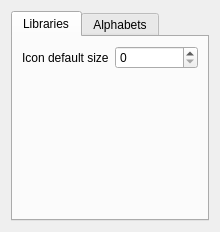
<?xml version="1.0" encoding="UTF-8"?>
<ui version="4.0">
 <class>LibraryConfigPage</class>
 <widget class="QWidget" name="LibraryConfigPage">
  <property name="geometry">
   <rect>
    <x>0</x>
    <y>0</y>
    <width>220</width>
    <height>200</height>
   </rect>
  </property>
  <property name="windowTitle">
   <string>Library Configuration</string>
  </property>
  <layout class="QGridLayout" name="gridLayout">
   <item row="0" column="0">
    <widget class="QTabWidget" name="tabWidget">
     <property name="currentIndex">
      <number>0</number>
     </property>
     <widget class="QWidget" name="tab">
      <attribute name="title">
       <string>Libraries</string>
      </attribute>
      <layout class="QFormLayout" name="formLayout">
       <item row="0" column="0">
        <widget class="QLabel" name="label">
         <property name="text">
          <string>Icon default size</string>
         </property>
        </widget>
       </item>
       <item row="0" column="1">
        <widget class="QSpinBox" name="kcfg_Icon_DefaultSize"/>
       </item>
      </layout>
     </widget>
     <widget class="QWidget" name="tab_2">
      <attribute name="title">
       <string>Alphabets</string>
      </attribute>
      <layout class="QVBoxLayout" name="verticalLayout">
       <item>
        <widget class="QCheckBox" name="kcfg_Alphabet_UseCapsLock">
         <property name="text">
          <string>Use caps lock</string>
         </property>
        </widget>
       </item>
       <item>
        <widget class="QCheckBox" name="kcfg_Alphabet_WordWrap">
         <property name="text">
          <string>Word wrap</string>
         </property>
        </widget>
       </item>
       <item>
        <layout class="QFormLayout" name="formLayout_2">
         <item row="0" column="0">
          <widget class="QLabel" name="label_2">
           <property name="text">
            <string>Default space width</string>
           </property>
          </widget>
         </item>
         <item row="0" column="1">
          <widget class="QSpinBox" name="kcfg_Alphabet_SpaceWidth"/>
         </item>
         <item row="1" column="0">
          <widget class="QLabel" name="label_3">
           <property name="text">
            <string>Line spacing</string>
           </property>
          </widget>
         </item>
         <item row="1" column="1">
          <widget class="QSpinBox" name="kcfg_Alphabet_LineSpacing"/>
         </item>
         <item row="2" column="0">
          <widget class="QLabel" name="label_4">
           <property name="text">
            <string>Extend pattern width</string>
           </property>
          </widget>
         </item>
         <item row="2" column="1">
          <widget class="QSpinBox" name="kcfg_Alphabet_ExtendPatternWidth"/>
         </item>
         <item row="3" column="0">
          <widget class="QLabel" name="label_5">
           <property name="text">
            <string>Extend pattern height</string>
           </property>
          </widget>
         </item>
         <item row="3" column="1">
          <widget class="QSpinBox" name="kcfg_Alphabet_ExtendPatternHeight"/>
         </item>
        </layout>
       </item>
      </layout>
     </widget>
    </widget>
   </item>
  </layout>
 </widget>
 <tabstops>
  <tabstop>tabWidget</tabstop>
  <tabstop>kcfg_Icon_DefaultSize</tabstop>
  <tabstop>kcfg_Alphabet_UseCapsLock</tabstop>
  <tabstop>kcfg_Alphabet_WordWrap</tabstop>
  <tabstop>kcfg_Alphabet_SpaceWidth</tabstop>
  <tabstop>kcfg_Alphabet_LineSpacing</tabstop>
  <tabstop>kcfg_Alphabet_ExtendPatternWidth</tabstop>
  <tabstop>kcfg_Alphabet_ExtendPatternHeight</tabstop>
 </tabstops>
 <resources/>
 <connections/>
</ui>
